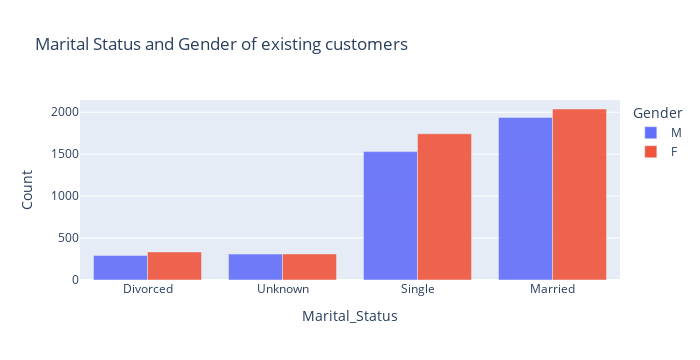
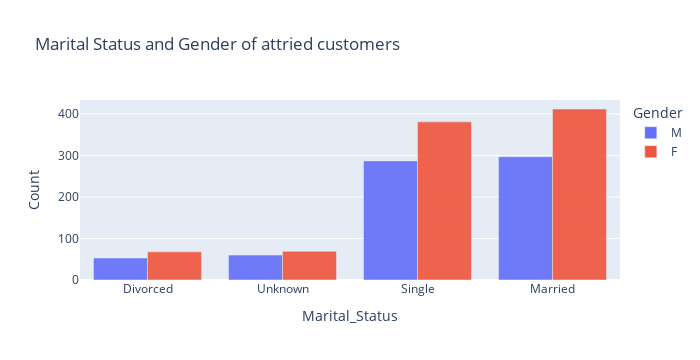

The notebook cell saved with these charts, in order:
### Code cell
# gender and marital status of existing and attried customers

#for existing
plot_gen_e = df1[df1['Attrition_Flag']=='Existing Customer']
plot_gen_e = plot_gen_e[['Marital_Status','Gender','Attrition_Flag']].groupby(['Marital_Status','Gender']).count().reset_index()
plot_gen_e.columns =['Marital_Status','Gender','Count']
plot_gen_e = plot_gen_e.sort_values('Count')

fig0 = px.bar(
    data_frame=plot_gen_e,
    x="Marital_Status",
    y="Count",
    color="Gender",               # differentiate color of marks
    opacity=0.9,                  # set opacity of markers (from 0 to 1)
    orientation="v",              # 'v','h': orientation of the marks
    barmode='group',
    width=700,                   # figure width in pixels
    height=360,
    title='Marital Status and Gender of existing customers'
    )

# for attried 
plot_gen_a = df1[df1['Attrition_Flag']=='Attrited Customer']
plot_gen_a = plot_gen_a[['Marital_Status','Gender','Attrition_Flag']].groupby(['Marital_Status','Gender']).count().reset_index()
plot_gen_a.columns =['Marital_Status','Gender','Count']
plot_gen_a = plot_gen_a.sort_values('Count')

fig1 = px.bar(
    data_frame=plot_gen_a,
    x="Marital_Status",
    y="Count",
    color="Gender",              
    opacity=0.9,                  
    orientation="v",              
    barmode='group',
    width=700,                   
    height=360,
    title='Marital Status and Gender of attried customers'
    )

fig0.show()
fig1.show()

### Figure 1 — Plotly figure (JSON) as saved in the notebook; plotly's stock layout.template omitted (floating-point values rounded to 4 significant figures)
{"data": [{"alignmentgroup": "True", "hovertemplate": "Gender=M<br>Marital_Status=%{x}<br>Count=%{y}<extra></extra>", "legendgroup": "M", "marker": {"color": "#636efa", "opacity": 0.9, "pattern": {"shape": ""}}, "name": "M", "offsetgroup": "M", "orientation": "v", "showlegend": true, "textposition": "auto", "type": "bar", "x": ["Divorced", "Unknown", "Single", "Married"], "xaxis": "x", "y": [293, 309, 1531, 1939], "yaxis": "y"}, {"alignmentgroup": "True", "hovertemplate": "Gender=F<br>Marital_Status=%{x}<br>Count=%{y}<extra></extra>", "legendgroup": "F", "marker": {"color": "#EF553B", "opacity": 0.9, "pattern": {"shape": ""}}, "name": "F", "offsetgroup": "F", "orientation": "v", "showlegend": true, "textposition": "auto", "type": "bar", "x": ["Unknown", "Divorced", "Single", "Married"], "xaxis": "x", "y": [311, 334, 1744, 2039], "yaxis": "y"}], "layout": {"barmode": "group", "height": 360, "legend": {"title": {"text": "Gender"}, "tracegroupgap": 0}, "title": {"text": "Marital Status and Gender of existing customers"}, "width": 700, "xaxis": {"anchor": "y", "domain": [0, 1], "title": {"text": "Marital_Status"}}, "yaxis": {"anchor": "x", "domain": [0, 1], "title": {"text": "Count"}}}}

### Figure 2 — Plotly figure (JSON) as saved in the notebook; plotly's stock layout.template omitted (floating-point values rounded to 4 significant figures)
{"data": [{"alignmentgroup": "True", "hovertemplate": "Gender=M<br>Marital_Status=%{x}<br>Count=%{y}<extra></extra>", "legendgroup": "M", "marker": {"color": "#636efa", "opacity": 0.9, "pattern": {"shape": ""}}, "name": "M", "offsetgroup": "M", "orientation": "v", "showlegend": true, "textposition": "auto", "type": "bar", "x": ["Divorced", "Unknown", "Single", "Married"], "xaxis": "x", "y": [53, 60, 287, 297], "yaxis": "y"}, {"alignmentgroup": "True", "hovertemplate": "Gender=F<br>Marital_Status=%{x}<br>Count=%{y}<extra></extra>", "legendgroup": "F", "marker": {"color": "#EF553B", "opacity": 0.9, "pattern": {"shape": ""}}, "name": "F", "offsetgroup": "F", "orientation": "v", "showlegend": true, "textposition": "auto", "type": "bar", "x": ["Divorced", "Unknown", "Single", "Married"], "xaxis": "x", "y": [68, 69, 381, 412], "yaxis": "y"}], "layout": {"barmode": "group", "height": 360, "legend": {"title": {"text": "Gender"}, "tracegroupgap": 0}, "title": {"text": "Marital Status and Gender of attried customers"}, "width": 700, "xaxis": {"anchor": "y", "domain": [0, 1], "title": {"text": "Marital_Status"}}, "yaxis": {"anchor": "x", "domain": [0, 1], "title": {"text": "Count"}}}}
